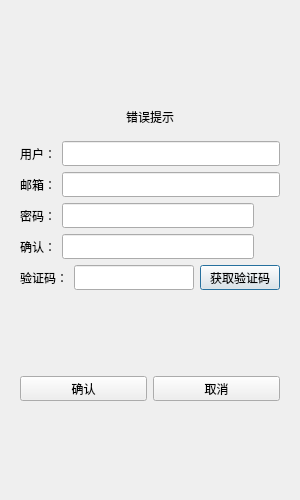
<?xml version="1.0" encoding="UTF-8"?>
<ui version="4.0">
 <class>RegisterDialog</class>
 <widget class="QDialog" name="RegisterDialog">
  <property name="geometry">
   <rect>
    <x>0</x>
    <y>0</y>
    <width>300</width>
    <height>500</height>
   </rect>
  </property>
  <property name="minimumSize">
   <size>
    <width>300</width>
    <height>500</height>
   </size>
  </property>
  <property name="maximumSize">
   <size>
    <width>300</width>
    <height>500</height>
   </size>
  </property>
  <property name="windowTitle">
   <string>Dialog</string>
  </property>
  <layout class="QVBoxLayout" name="verticalLayout_2">
   <item>
    <layout class="QVBoxLayout" name="verticalLayout">
     <item>
      <widget class="QStackedWidget" name="stackedWidget">
       <property name="currentIndex">
        <number>0</number>
       </property>
       <widget class="QWidget" name="page">
        <layout class="QVBoxLayout" name="verticalLayout_3">
         <item>
          <spacer name="verticalSpacer">
           <property name="orientation">
            <enum>Qt::Vertical</enum>
           </property>
           <property name="sizeHint" stdset="0">
            <size>
             <width>20</width>
             <height>40</height>
            </size>
           </property>
          </spacer>
         </item>
         <item>
          <widget class="QWidget" name="widget" native="true">
           <layout class="QVBoxLayout" name="verticalLayout_5">
            <item>
             <widget class="QLabel" name="err_tip">
              <property name="text">
               <string>错误提示</string>
              </property>
              <property name="alignment">
               <set>Qt::AlignCenter</set>
              </property>
             </widget>
            </item>
           </layout>
          </widget>
         </item>
         <item>
          <layout class="QHBoxLayout" name="horizontalLayout">
           <item>
            <widget class="QLabel" name="user_label">
             <property name="minimumSize">
              <size>
               <width>0</width>
               <height>25</height>
              </size>
             </property>
             <property name="maximumSize">
              <size>
               <width>16777215</width>
               <height>25</height>
              </size>
             </property>
             <property name="text">
              <string>用户：</string>
             </property>
            </widget>
           </item>
           <item>
            <widget class="QLineEdit" name="user_edit">
             <property name="minimumSize">
              <size>
               <width>0</width>
               <height>25</height>
              </size>
             </property>
             <property name="maximumSize">
              <size>
               <width>16777215</width>
               <height>25</height>
              </size>
             </property>
            </widget>
           </item>
          </layout>
         </item>
         <item>
          <layout class="QHBoxLayout" name="horizontalLayout_2">
           <item>
            <widget class="QLabel" name="email_label">
             <property name="minimumSize">
              <size>
               <width>0</width>
               <height>25</height>
              </size>
             </property>
             <property name="maximumSize">
              <size>
               <width>16777215</width>
               <height>25</height>
              </size>
             </property>
             <property name="text">
              <string>邮箱：</string>
             </property>
            </widget>
           </item>
           <item>
            <widget class="QLineEdit" name="email_edit">
             <property name="minimumSize">
              <size>
               <width>0</width>
               <height>25</height>
              </size>
             </property>
             <property name="maximumSize">
              <size>
               <width>16777215</width>
               <height>25</height>
              </size>
             </property>
            </widget>
           </item>
          </layout>
         </item>
         <item>
          <layout class="QHBoxLayout" name="horizontalLayout_3">
           <item>
            <widget class="QLabel" name="pass_label">
             <property name="minimumSize">
              <size>
               <width>0</width>
               <height>25</height>
              </size>
             </property>
             <property name="maximumSize">
              <size>
               <width>16777215</width>
               <height>25</height>
              </size>
             </property>
             <property name="text">
              <string>密码：</string>
             </property>
            </widget>
           </item>
           <item>
            <widget class="QLineEdit" name="pass_edit">
             <property name="minimumSize">
              <size>
               <width>0</width>
               <height>25</height>
              </size>
             </property>
             <property name="maximumSize">
              <size>
               <width>16777215</width>
               <height>25</height>
              </size>
             </property>
            </widget>
           </item>
           <item>
            <widget class="ClickedLabel" name="pass_visible">
             <property name="minimumSize">
              <size>
               <width>20</width>
               <height>20</height>
              </size>
             </property>
             <property name="maximumSize">
              <size>
               <width>20</width>
               <height>20</height>
              </size>
             </property>
             <property name="text">
              <string/>
             </property>
            </widget>
           </item>
          </layout>
         </item>
         <item>
          <layout class="QHBoxLayout" name="horizontalLayout_4">
           <item>
            <widget class="QLabel" name="confirm_label">
             <property name="minimumSize">
              <size>
               <width>0</width>
               <height>25</height>
              </size>
             </property>
             <property name="maximumSize">
              <size>
               <width>16777215</width>
               <height>25</height>
              </size>
             </property>
             <property name="text">
              <string>确认：</string>
             </property>
            </widget>
           </item>
           <item>
            <widget class="QLineEdit" name="confirm_edit">
             <property name="minimumSize">
              <size>
               <width>0</width>
               <height>25</height>
              </size>
             </property>
             <property name="maximumSize">
              <size>
               <width>16777215</width>
               <height>25</height>
              </size>
             </property>
            </widget>
           </item>
           <item>
            <widget class="ClickedLabel" name="confirm_visible">
             <property name="minimumSize">
              <size>
               <width>20</width>
               <height>20</height>
              </size>
             </property>
             <property name="maximumSize">
              <size>
               <width>20</width>
               <height>20</height>
              </size>
             </property>
             <property name="text">
              <string/>
             </property>
            </widget>
           </item>
          </layout>
         </item>
         <item>
          <layout class="QHBoxLayout" name="horizontalLayout_5">
           <item>
            <widget class="QLabel" name="varify_label">
             <property name="minimumSize">
              <size>
               <width>0</width>
               <height>25</height>
              </size>
             </property>
             <property name="maximumSize">
              <size>
               <width>16777215</width>
               <height>25</height>
              </size>
             </property>
             <property name="text">
              <string>验证码：</string>
             </property>
            </widget>
           </item>
           <item>
            <widget class="QLineEdit" name="varify_edit">
             <property name="minimumSize">
              <size>
               <width>0</width>
               <height>25</height>
              </size>
             </property>
             <property name="maximumSize">
              <size>
               <width>16777215</width>
               <height>25</height>
              </size>
             </property>
            </widget>
           </item>
           <item>
            <widget class="TimeBtn" name="get_code">
             <property name="minimumSize">
              <size>
               <width>0</width>
               <height>25</height>
              </size>
             </property>
             <property name="maximumSize">
              <size>
               <width>16777215</width>
               <height>25</height>
              </size>
             </property>
             <property name="text">
              <string>获取验证码</string>
             </property>
            </widget>
           </item>
          </layout>
         </item>
         <item>
          <spacer name="verticalSpacer_2">
           <property name="orientation">
            <enum>Qt::Vertical</enum>
           </property>
           <property name="sizeHint" stdset="0">
            <size>
             <width>20</width>
             <height>40</height>
            </size>
           </property>
          </spacer>
         </item>
         <item>
          <layout class="QHBoxLayout" name="horizontalLayout_6">
           <item>
            <widget class="QPushButton" name="sure_btn">
             <property name="minimumSize">
              <size>
               <width>0</width>
               <height>25</height>
              </size>
             </property>
             <property name="maximumSize">
              <size>
               <width>16777215</width>
               <height>25</height>
              </size>
             </property>
             <property name="text">
              <string>确认</string>
             </property>
            </widget>
           </item>
           <item>
            <widget class="QPushButton" name="cancel_btn">
             <property name="minimumSize">
              <size>
               <width>0</width>
               <height>25</height>
              </size>
             </property>
             <property name="maximumSize">
              <size>
               <width>16777215</width>
               <height>25</height>
              </size>
             </property>
             <property name="text">
              <string>取消</string>
             </property>
            </widget>
           </item>
          </layout>
         </item>
         <item>
          <spacer name="verticalSpacer_3">
           <property name="orientation">
            <enum>Qt::Vertical</enum>
           </property>
           <property name="sizeHint" stdset="0">
            <size>
             <width>20</width>
             <height>40</height>
            </size>
           </property>
          </spacer>
         </item>
        </layout>
       </widget>
       <widget class="QWidget" name="page_2">
        <layout class="QVBoxLayout" name="verticalLayout_4">
         <item>
          <spacer name="verticalSpacer_4">
           <property name="orientation">
            <enum>Qt::Vertical</enum>
           </property>
           <property name="sizeHint" stdset="0">
            <size>
             <width>20</width>
             <height>40</height>
            </size>
           </property>
          </spacer>
         </item>
         <item>
          <widget class="QLabel" name="tip_lb">
           <property name="text">
            <string>注册成功，5 s后返回</string>
           </property>
           <property name="alignment">
            <set>Qt::AlignCenter</set>
           </property>
          </widget>
         </item>
         <item>
          <widget class="QLabel" name="tip2_lb">
           <property name="text">
            <string>点击按钮直接返回登录界面</string>
           </property>
           <property name="alignment">
            <set>Qt::AlignCenter</set>
           </property>
          </widget>
         </item>
         <item>
          <spacer name="verticalSpacer_5">
           <property name="orientation">
            <enum>Qt::Vertical</enum>
           </property>
           <property name="sizeHint" stdset="0">
            <size>
             <width>20</width>
             <height>40</height>
            </size>
           </property>
          </spacer>
         </item>
         <item>
          <widget class="QWidget" name="widget_2" native="true">
           <layout class="QHBoxLayout" name="horizontalLayout_7">
            <item>
             <spacer name="horizontalSpacer">
              <property name="orientation">
               <enum>Qt::Horizontal</enum>
              </property>
              <property name="sizeHint" stdset="0">
               <size>
                <width>67</width>
                <height>20</height>
               </size>
              </property>
             </spacer>
            </item>
            <item>
             <widget class="QPushButton" name="return_btn">
              <property name="minimumSize">
               <size>
                <width>0</width>
                <height>25</height>
               </size>
              </property>
              <property name="maximumSize">
               <size>
                <width>16777215</width>
                <height>25</height>
               </size>
              </property>
              <property name="text">
               <string>登录</string>
              </property>
             </widget>
            </item>
            <item>
             <spacer name="horizontalSpacer_2">
              <property name="orientation">
               <enum>Qt::Horizontal</enum>
              </property>
              <property name="sizeHint" stdset="0">
               <size>
                <width>40</width>
                <height>20</height>
               </size>
              </property>
             </spacer>
            </item>
           </layout>
          </widget>
         </item>
         <item>
          <spacer name="verticalSpacer_6">
           <property name="orientation">
            <enum>Qt::Vertical</enum>
           </property>
           <property name="sizeHint" stdset="0">
            <size>
             <width>20</width>
             <height>40</height>
            </size>
           </property>
          </spacer>
         </item>
        </layout>
       </widget>
      </widget>
     </item>
    </layout>
   </item>
  </layout>
 </widget>
 <customwidgets>
  <customwidget>
   <class>ClickedLabel</class>
   <extends>QLabel</extends>
   <header>clickedlabel.h</header>
  </customwidget>
  <customwidget>
   <class>TimeBtn</class>
   <extends>QPushButton</extends>
   <header>timebtn.h</header>
  </customwidget>
 </customwidgets>
 <resources/>
 <connections/>
</ui>
